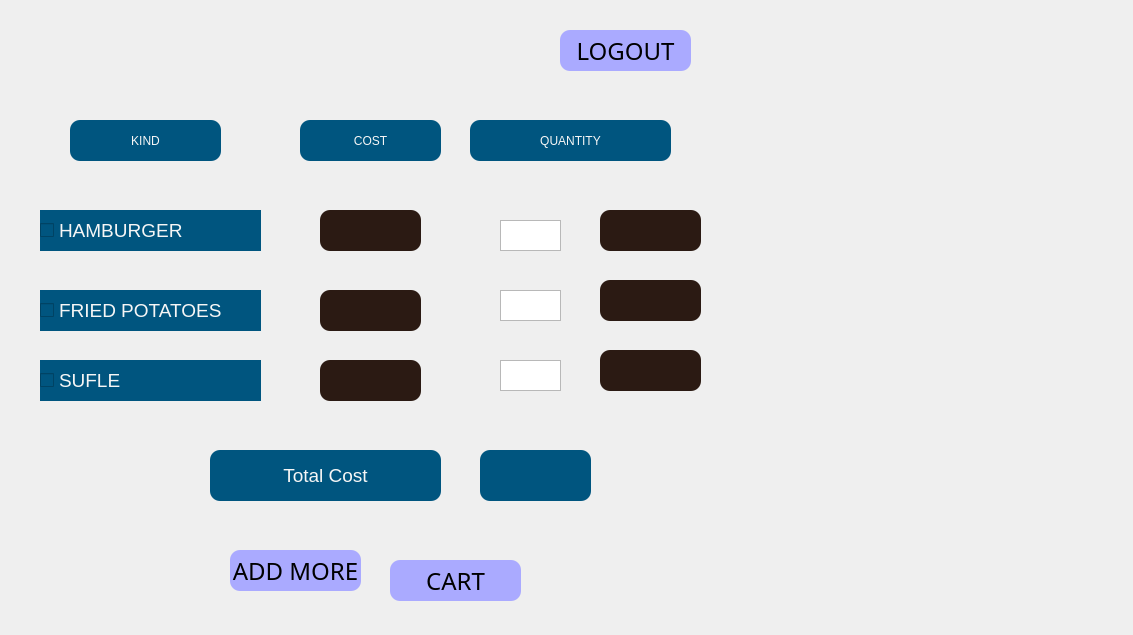
<?xml version="1.0" encoding="UTF-8"?>
<ui version="4.0">
 <class>specialmenu</class>
 <widget class="QWidget" name="specialmenu">
  <property name="geometry">
   <rect>
    <x>0</x>
    <y>0</y>
    <width>1133</width>
    <height>635</height>
   </rect>
  </property>
  <property name="windowTitle">
   <string>Form</string>
  </property>
  <property name="styleSheet">
   <string notr="true">#specialmenu{

	border-image: url(:/newPrefix/speciall.jpg);
}</string>
  </property>
  <widget class="QPushButton" name="pushButton_11">
   <property name="geometry">
    <rect>
     <x>230</x>
     <y>550</y>
     <width>131</width>
     <height>41</height>
    </rect>
   </property>
   <property name="font">
    <font>
     <family>8514oem</family>
     <pointsize>18</pointsize>
     <weight>50</weight>
     <italic>false</italic>
     <bold>false</bold>
    </font>
   </property>
   <property name="styleSheet">
    <string notr="true">.QPushButton
{
background: rgb(170,170, 255);

font: 18pt &quot;8514oem&quot;;
border-radius: 10px;
}

.QPushButton:hover
{
 	background-color: rgb(100, 150, 255);
}
</string>
   </property>
   <property name="text">
    <string>ADD MORE</string>
   </property>
   <property name="icon">
    <iconset resource="resim/Yeni Metin Belgesi.qrc">
     <normaloff>:/newPrefix/more.ico</normaloff>:/newPrefix/more.ico</iconset>
   </property>
   <property name="autoDefault">
    <bool>false</bool>
   </property>
  </widget>
  <widget class="QPushButton" name="pushButton_5">
   <property name="geometry">
    <rect>
     <x>560</x>
     <y>30</y>
     <width>131</width>
     <height>41</height>
    </rect>
   </property>
   <property name="font">
    <font>
     <family>8514oem</family>
     <pointsize>18</pointsize>
     <weight>50</weight>
     <italic>false</italic>
     <bold>false</bold>
    </font>
   </property>
   <property name="styleSheet">
    <string notr="true">.QPushButton
{
background: rgb(170,170, 255);

font: 18pt &quot;8514oem&quot;;
border-radius: 10px;
}

.QPushButton:hover
{
 	background-color: rgb(100, 150, 255);
}
</string>
   </property>
   <property name="text">
    <string>LOGOUT</string>
   </property>
   <property name="autoDefault">
    <bool>false</bool>
   </property>
  </widget>
  <widget class="QPushButton" name="pushButton_12">
   <property name="geometry">
    <rect>
     <x>390</x>
     <y>560</y>
     <width>131</width>
     <height>41</height>
    </rect>
   </property>
   <property name="font">
    <font>
     <family>8514oem</family>
     <pointsize>18</pointsize>
     <weight>50</weight>
     <italic>false</italic>
     <bold>false</bold>
    </font>
   </property>
   <property name="styleSheet">
    <string notr="true">.QPushButton
{
background: rgb(170,170, 255);

font: 18pt &quot;8514oem&quot;;
border-radius: 10px;
}

.QPushButton:hover
{
 	background-color: rgb(100, 150, 255);
}
</string>
   </property>
   <property name="text">
    <string>CART</string>
   </property>
   <property name="icon">
    <iconset>
     <normaloff>resim/cart.ico</normaloff>resim/cart.ico</iconset>
   </property>
   <property name="autoDefault">
    <bool>false</bool>
   </property>
  </widget>
  <widget class="QLabel" name="label_2">
   <property name="geometry">
    <rect>
     <x>480</x>
     <y>450</y>
     <width>111</width>
     <height>51</height>
    </rect>
   </property>
   <property name="font">
    <font>
     <pointsize>12</pointsize>
     <weight>75</weight>
     <bold>true</bold>
    </font>
   </property>
   <property name="styleSheet">
    <string notr="true">color: rgb(246, 246, 246);
background-color: rgb(0, 85, 127);
border-radius: 10px
</string>
   </property>
   <property name="text">
    <string/>
   </property>
  </widget>
  <widget class="QTextEdit" name="textEdit_12">
   <property name="geometry">
    <rect>
     <x>500</x>
     <y>360</y>
     <width>61</width>
     <height>31</height>
    </rect>
   </property>
   <property name="font">
    <font>
     <pointsize>10</pointsize>
     <weight>75</weight>
     <bold>true</bold>
    </font>
   </property>
  </widget>
  <widget class="QCheckBox" name="checkBox_12">
   <property name="geometry">
    <rect>
     <x>40</x>
     <y>360</y>
     <width>221</width>
     <height>41</height>
    </rect>
   </property>
   <property name="font">
    <font>
     <pointsize>14</pointsize>
     <weight>50</weight>
     <bold>false</bold>
    </font>
   </property>
   <property name="styleSheet">
    <string notr="true">background-color: rgb(0, 85, 127);
color: rgb(246, 246, 246);</string>
   </property>
   <property name="text">
    <string>SUFLE</string>
   </property>
  </widget>
  <widget class="QLabel" name="label_21">
   <property name="geometry">
    <rect>
     <x>320</x>
     <y>290</y>
     <width>101</width>
     <height>41</height>
    </rect>
   </property>
   <property name="font">
    <font>
     <pointsize>14</pointsize>
    </font>
   </property>
   <property name="styleSheet">
    <string notr="true">background-color: rgb(43, 26, 19);
color: rgb(246, 246, 246);
background-color: rgb(43, 26, 19);
color: rgb(246, 246, 246);
border-radius: 10px;

</string>
   </property>
   <property name="text">
    <string/>
   </property>
  </widget>
  <widget class="QPushButton" name="pushButton">
   <property name="geometry">
    <rect>
     <x>70</x>
     <y>120</y>
     <width>151</width>
     <height>41</height>
    </rect>
   </property>
   <property name="styleSheet">
    <string notr="true">background-color: rgb(0, 85, 127);
color: rgb(246, 246, 246);

border-radius: 10px;
font: 20pt &quot;MV Boli&quot;;</string>
   </property>
   <property name="text">
    <string>KIND</string>
   </property>
   <property name="icon">
    <iconset resource="resim/Yeni Metin Belgesi.qrc">
     <normaloff>:/newPrefix/p.ico</normaloff>:/newPrefix/p.ico</iconset>
   </property>
   <property name="iconSize">
    <size>
     <width>30</width>
     <height>30</height>
    </size>
   </property>
  </widget>
  <widget class="QLabel" name="label_50">
   <property name="geometry">
    <rect>
     <x>600</x>
     <y>350</y>
     <width>101</width>
     <height>41</height>
    </rect>
   </property>
   <property name="font">
    <font>
     <pointsize>12</pointsize>
     <weight>75</weight>
     <bold>true</bold>
    </font>
   </property>
   <property name="styleSheet">
    <string notr="true">color: rgb(246, 246, 246);
background-color: rgb(43, 26, 19);
border-radius: 10px;
</string>
   </property>
   <property name="text">
    <string/>
   </property>
  </widget>
  <widget class="QLabel" name="label_48">
   <property name="geometry">
    <rect>
     <x>600</x>
     <y>210</y>
     <width>101</width>
     <height>41</height>
    </rect>
   </property>
   <property name="font">
    <font>
     <pointsize>12</pointsize>
     <weight>75</weight>
     <bold>true</bold>
    </font>
   </property>
   <property name="styleSheet">
    <string notr="true">color: rgb(246, 246, 246);
background-color: rgb(43, 26, 19);
border-radius: 10px;
</string>
   </property>
   <property name="text">
    <string/>
   </property>
  </widget>
  <widget class="QPushButton" name="pushButton_18">
   <property name="geometry">
    <rect>
     <x>210</x>
     <y>450</y>
     <width>231</width>
     <height>51</height>
    </rect>
   </property>
   <property name="font">
    <font>
     <pointsize>14</pointsize>
    </font>
   </property>
   <property name="styleSheet">
    <string notr="true">.QPushButton{
color: rgb(246, 246, 246);
background-color: rgb(0, 85, 127);
border-radius: 10px;

}
.QPushButton:hover
{
 	background-color: rgb(0, 150, 127);
}
</string>
   </property>
   <property name="text">
    <string>Total Cost</string>
   </property>
   <property name="icon">
    <iconset>
     <normaloff>resim/money.png</normaloff>resim/money.png</iconset>
   </property>
   <property name="iconSize">
    <size>
     <width>50</width>
     <height>50</height>
    </size>
   </property>
  </widget>
  <widget class="QCheckBox" name="checkBox_11">
   <property name="geometry">
    <rect>
     <x>40</x>
     <y>290</y>
     <width>221</width>
     <height>41</height>
    </rect>
   </property>
   <property name="font">
    <font>
     <pointsize>14</pointsize>
     <weight>50</weight>
     <bold>false</bold>
    </font>
   </property>
   <property name="styleSheet">
    <string notr="true">background-color: rgb(0, 85, 127);
color: rgb(246, 246, 246);</string>
   </property>
   <property name="text">
    <string>FRIED POTATOES</string>
   </property>
  </widget>
  <widget class="QTextEdit" name="textEdit_11">
   <property name="geometry">
    <rect>
     <x>500</x>
     <y>290</y>
     <width>61</width>
     <height>31</height>
    </rect>
   </property>
   <property name="font">
    <font>
     <pointsize>10</pointsize>
     <weight>75</weight>
     <bold>true</bold>
    </font>
   </property>
  </widget>
  <widget class="QLabel" name="label_49">
   <property name="geometry">
    <rect>
     <x>600</x>
     <y>280</y>
     <width>101</width>
     <height>41</height>
    </rect>
   </property>
   <property name="font">
    <font>
     <pointsize>12</pointsize>
     <weight>75</weight>
     <bold>true</bold>
    </font>
   </property>
   <property name="styleSheet">
    <string notr="true">color: rgb(246, 246, 246);
background-color: rgb(43, 26, 19);
border-radius: 10px;
</string>
   </property>
   <property name="text">
    <string/>
   </property>
  </widget>
  <widget class="QPushButton" name="pushButton_3">
   <property name="geometry">
    <rect>
     <x>470</x>
     <y>120</y>
     <width>201</width>
     <height>41</height>
    </rect>
   </property>
   <property name="styleSheet">
    <string notr="true">background-color: rgb(0, 85, 127);
color: rgb(246, 246, 246);
border-radius: 10px;

border-radius: 10px;
font: 20pt &quot;MV Boli&quot;;</string>
   </property>
   <property name="text">
    <string>QUANTITY</string>
   </property>
  </widget>
  <widget class="QLabel" name="label_22">
   <property name="geometry">
    <rect>
     <x>320</x>
     <y>360</y>
     <width>101</width>
     <height>41</height>
    </rect>
   </property>
   <property name="font">
    <font>
     <pointsize>14</pointsize>
    </font>
   </property>
   <property name="styleSheet">
    <string notr="true">background-color: rgb(43, 26, 19);
color: rgb(246, 246, 246);
background-color: rgb(43, 26, 19);
color: rgb(246, 246, 246);
border-radius: 10px;

</string>
   </property>
   <property name="text">
    <string/>
   </property>
  </widget>
  <widget class="QTextEdit" name="textEdit_10">
   <property name="geometry">
    <rect>
     <x>500</x>
     <y>220</y>
     <width>61</width>
     <height>31</height>
    </rect>
   </property>
   <property name="font">
    <font>
     <pointsize>10</pointsize>
     <weight>75</weight>
     <bold>true</bold>
    </font>
   </property>
  </widget>
  <widget class="QPushButton" name="pushButton_2">
   <property name="geometry">
    <rect>
     <x>300</x>
     <y>120</y>
     <width>141</width>
     <height>41</height>
    </rect>
   </property>
   <property name="styleSheet">
    <string notr="true">background-color: rgb(0, 85, 127);
color: rgb(246, 246, 246);
border-radius: 10px;

border-radius: 10px;
font: 20pt &quot;MV Boli&quot;;</string>
   </property>
   <property name="text">
    <string>COST</string>
   </property>
   <property name="icon">
    <iconset>
     <normaloff>resim/money.png</normaloff>resim/money.png</iconset>
   </property>
  </widget>
  <widget class="QLabel" name="label_20">
   <property name="geometry">
    <rect>
     <x>320</x>
     <y>210</y>
     <width>101</width>
     <height>41</height>
    </rect>
   </property>
   <property name="font">
    <font>
     <pointsize>14</pointsize>
    </font>
   </property>
   <property name="styleSheet">
    <string notr="true">background-color: rgb(43, 26, 19);
color: rgb(246, 246, 246);
background-color: rgb(43, 26, 19);
color: rgb(246, 246, 246);
border-radius: 10px;

</string>
   </property>
   <property name="text">
    <string/>
   </property>
  </widget>
  <widget class="QCheckBox" name="checkBox_10">
   <property name="geometry">
    <rect>
     <x>40</x>
     <y>210</y>
     <width>221</width>
     <height>41</height>
    </rect>
   </property>
   <property name="font">
    <font>
     <pointsize>14</pointsize>
     <weight>50</weight>
     <bold>false</bold>
    </font>
   </property>
   <property name="styleSheet">
    <string notr="true">background-color: rgb(0, 85, 127);
color: rgb(246, 246, 246);</string>
   </property>
   <property name="text">
    <string>HAMBURGER</string>
   </property>
  </widget>
 </widget>
 <resources>
  <include location="resim/Yeni Metin Belgesi.qrc"/>
 </resources>
 <connections/>
</ui>
